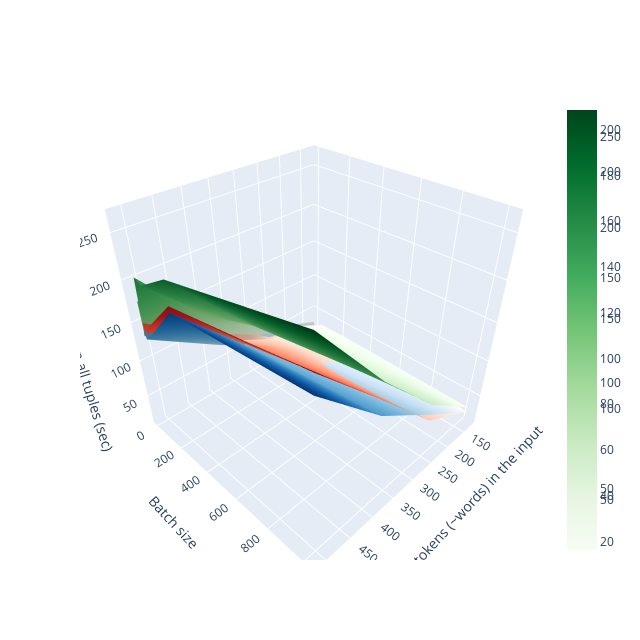

This figure's notebook cell:
### Markdown cell above
## Batch Size vs LLM Max Tokens

#### 100 rows

### Code cell
out = results[results['n'] == 1024]
out = out.loc[:, ['bs', 'lmt', 'intratc', 'total_time']].groupby(['bs', 'lmt', 'intratc']).mean().reset_index()

x = out['bs'].unique()
y = out['lmt'].unique()
tc = out['intratc'].unique()

tc_labels = []
tc_colors = ['blues', 'reds', 'greens']
tcs = []
for tc_v in tc:
  temp = out[out['intratc'] == tc_v].loc[:, ['bs', 'lmt', 'total_time']].groupby(['bs', 'lmt']).mean().reset_index()
  temp = temp.pivot(index="bs", columns="lmt", values="total_time")
  tc_labels.append(tc_v)
  tcs.append(temp)
 
print("Thread Count Legend:")
for tc_label, tc_color in zip(tc_labels, tc_colors):
  print(f"{tc_label} = {tc_color}")

fig = go.Figure(data=[go.Surface(x=y, y=x, z=z_v, colorscale=c) for z_v, c in zip(tcs, tc_colors)])
fig.update_scenes(yaxis_title_text='Batch size',  
                  xaxis_title_text='Max no. of tokens (~words) in the input',  
                  zaxis_title_text='Performance on all tuples (sec)')
fig.update_layout(autosize=False,
                  width=640, height=640)
fig.show()

### Figure 1 — Plotly figure (JSON) as saved in the notebook; plotly's stock layout.template omitted (floating-point values rounded to 4 significant figures)
{"data": [{"colorscale": [[0, "rgb(247,251,255)"], [0.125, "rgb(222,235,247)"], [0.25, "rgb(198,219,239)"], [0.375, "rgb(158,202,225)"], [0.5, "rgb(107,174,214)"], [0.625, "rgb(66,146,198)"], [0.75, "rgb(33,113,181)"], [0.875, "rgb(8,81,156)"], [1, "rgb(8,48,107)"]], "type": "surface", "x": [128, 256, 384, 512], "y": [1, 4, 16, 64, 256, 1024], "z": [[22.06, 45.45, 82.89, 132.9], [22.37, 52.44, 88.92, 143.8], [16.27, 42.3, 79.67, 130.4], [18.83, 47.67, 85.48, 141.3], [21.56, 55.86, 110.2, 190.9], [24.55, 77.33, 132.2, 208.6]]}, {"colorscale": [[0, "rgb(255,245,240)"], [0.125, "rgb(254,224,210)"], [0.25, "rgb(252,187,161)"], [0.375, "rgb(252,146,114)"], [0.5, "rgb(251,106,74)"], [0.625, "rgb(239,59,44)"], [0.75, "rgb(203,24,29)"], [0.875, "rgb(165,15,21)"], [1, "rgb(103,0,13)"]], "type": "surface", "x": [128, 256, 384, 512], "y": [1, 4, 16, 64, 256, 1024], "z": [[23.84, 48.5, 95.87, 151.5], [24.09, 49.74, 98.33, 152.2], [23.57, 45.07, 84.96, 138.8], [20.86, 50.94, 90.35, 152.8], [22.67, 57.8, 111.1, 198.0], [25.92, 69.05, 150.7, 229.5]]}, {"colorscale": [[0, "rgb(247,252,245)"], [0.125, "rgb(229,245,224)"], [0.25, "rgb(199,233,192)"], [0.375, "rgb(161,217,155)"], [0.5, "rgb(116,196,118)"], [0.625, "rgb(65,171,93)"], [0.75, "rgb(35,139,69)"], [0.875, "rgb(0,109,44)"], [1, "rgb(0,68,27)"]], "type": "surface", "x": [128, 256, 384, 512], "y": [1, 4, 16, 64, 256, 1024], "z": [[30.34, 61.14, 107.3, 175.5], [22.35, 52.0, 86.97, 138.2], [26.37, 63.13, 111.9, 204.3], [32.65, 67.02, 122.1, 199.9], [34.1, 71.13, 140.5, 225.9], [32.1, 91.03, 171.2, 265.0]]}], "layout": {"autosize": false, "height": 640, "scene": {"xaxis": {"title": {"text": "Max no. of tokens (~words) in the input"}}, "yaxis": {"title": {"text": "Batch size"}}, "zaxis": {"title": {"text": "Performance on all tuples (sec)"}}}, "width": 640}}
